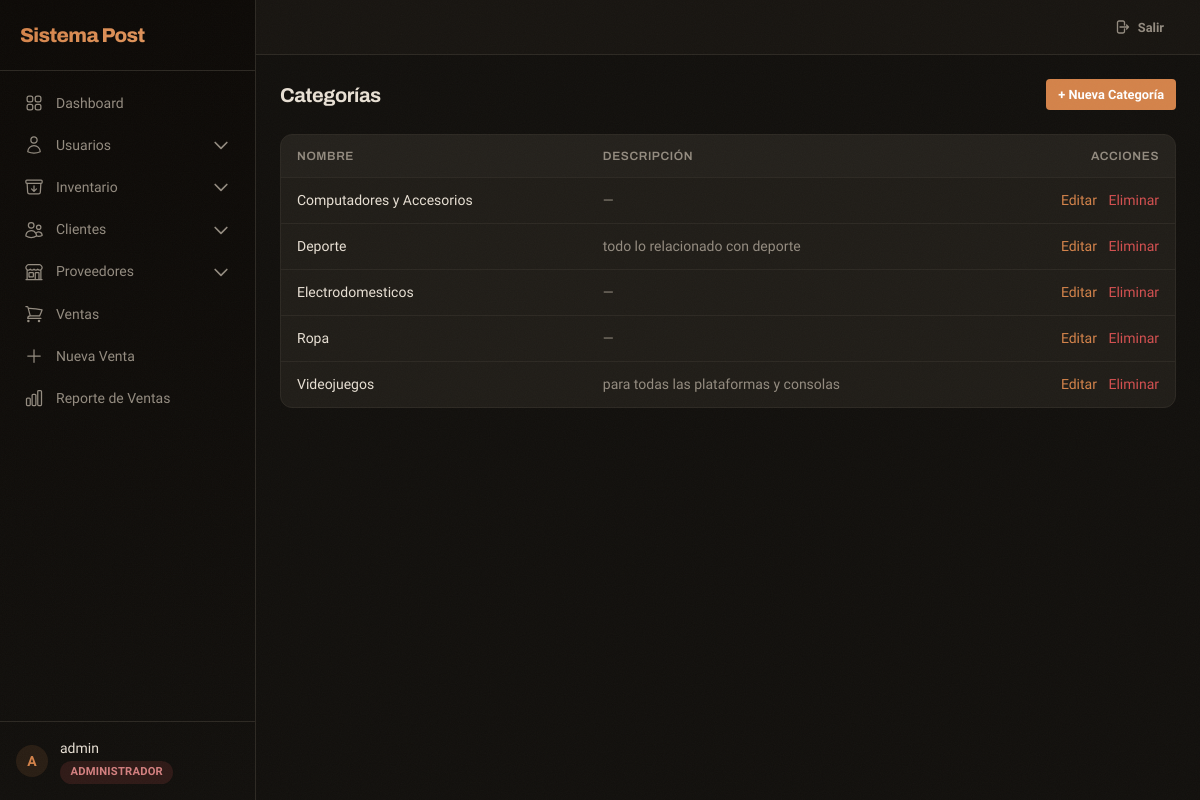
The app's page /inventory/categories/ (signed in) with its own data.
### apps/accounts/models.py (models this page shows, shortened)
class User(AbstractUser):
    class Role(models.TextChoices):
        ADMIN = 'admin', 'Administrador'
        SUPERVISOR = 'supervisor', 'Supervisor'
        USER = 'user', 'Usuario'
    role = models.CharField(
        max_length=20,
        choices=Role.choices,
        default=Role.USER,
        verbose_name='Rol'
    )
    phone = models.CharField(max_length=20, blank=True, verbose_name='Teléfono')
    class Meta:
        verbose_name = 'Usuario'
        verbose_name_plural = 'Usuarios'
    def is_admin(self):
        return self.role == self.Role.ADMIN or self.is_superuser
    def can_update(self):
        return self.role in [self.Role.ADMIN, self.Role.SUPERVISOR] or self.is_superuser

### apps/inventory/models.py (models this page shows, shortened)
class Category(models.Model):
    name = models.CharField(max_length=100, unique=True, verbose_name='Nombre')
    description = models.TextField(blank=True, verbose_name='Descripción')
    class Meta:
        verbose_name = 'Categoría'
        verbose_name_plural = 'Categorías'
        ordering = ['name']

### apps/inventory/views.py (the view)
# urls.py: path('categories/', views.category_list, name='category_list'),
@login_required
def category_list(request):
    categories = Category.objects.all().order_by('name')
    paginator = Paginator(categories, 6)
    page = request.GET.get('page', 1)
    categories_page = paginator.get_page(page)
    return render(request, 'inventory/category_list.html', {'categories': categories_page, 'page_obj': categories_page})

### templates/inventory/category_list.html (shortened to what this page needs)
{% extends 'layouts/base.html' %}
{% block content %}
<div class="flex flex-col sm:flex-row justify-between items-start sm:items-center gap-4 mb-6 stagger">
    <h1 class="text-xl font-[var(--font-heading)] font-bold">Categorías</h1>
    {% if user.can_update %}
    <a href="{% url 'inventory:category_create' %}" class="btn btn-primary btn-sm">+ Nueva Categoría</a>
    {% endif %}
</div>
<div class="table-container stagger">
    <table>
        <thead>
            <tr>
                <th>Nombre</th>
                <th class="hidden md:table-cell">Descripción</th>
                <th class="text-right">Acciones</th>
            </tr>
        </thead>
        <tbody>
            {% for cat in categories %}
            <tr>
                <td class="font-medium">{{ cat.name }}</td>
                <td class="hidden md:table-cell text-[var(--text-secondary)]">{{ cat.description|truncatechars:80|default:'—' }}</td>
                <td class="text-right">
                    {% if user.can_update %}
                    <a href="{% url 'inventory:category_update' cat.pk %}" class="text-sm text-[var(--accent)] hover:underline mr-2">Editar</a>
                    <a href="{% url 'inventory:category_delete' cat.pk %}" class="text-sm text-[var(--danger)] hover:underline">Eliminar</a>
                    {% endif %}
                </td>
            </tr>
            {% empty %}
            <tr><td colspan="3" class="empty-state">No hay categorías.</td></tr>
            {% endfor %}
        </tbody>
    </table>
</div>
{% endblock %}

### templates/layouts/base.html (shortened to what this page needs)
<!DOCTYPE html>
<html lang="es">
<head>
    <script src="https://cdn.tailwindcss.com"></script>
    <link rel="stylesheet" href="/static/css/app.css">
</head>
<body>
    <div x-data="{ sidebarOpen: false }" class="flex h-screen overflow-hidden">
        {% if user.is_authenticated %}
        <div :class="{'translate-x-0': sidebarOpen, '-translate-x-full': !sidebarOpen}" class="sidebar fixed inset-y-0 left-0 z-30 w-64 transition-transform duration-300 ease-in-out lg:translate-x-0 lg:static lg:inset-auto lg:z-auto overflow-y-auto flex flex-col">
            <div class="flex items-center justify-between p-5 border-b border-[var(--border-color)]">
                <span class="sidebar-brand">Sistema Post</span>
            </div>
            <nav class="mt-3 px-3 space-y-0.5 flex-1 overflow-y-auto">
                <a href="{% url 'core:dashboard' %}" class="sidebar-link {% if request.resolver_match.url_name == 'dashboard' %}active{% endif %}">
                    Dashboard
                </a>
                {% if user.is_admin %}
                <div x-data="{ open: false }" class="space-y-0.5">
                    <button @click="open = !open" class="sidebar-link w-full text-left">
                        <svg viewBox="0 0 24 24" fill="none" stroke="currentColor" stroke-width="1.5"><path stroke-linecap="round" stroke-linejoin="round" d="M15.75 6a3.75 3.75 0 11-7.5 0 3.75 3.75 0 017.5 0zM4.501 20.118a7.5 7.5 0 0114.998 0A17.933 17.933 0 0112 21.75c-2.676 0-5.216-.584-7.499-1.632z"/></svg>
                        Usuarios
                        <svg :class="{'rotate-180': open}" class="w-3.5 h-3.5 ml-auto transition-transform" fill="none" stroke="currentColor" viewBox="0 0 24 24"><path stroke-linecap="round" stroke-linejoin="round" stroke-width="2" d="M19 9l-7 7-7-7"></path></svg>
                    </button>
                </div>
                {% endif %}
                <div x-data="{ open: false }" class="space-y-0.5">
                    <button @click="open = !open" class="sidebar-link w-full text-left">
                        Inventario
                        <svg :class="{'rotate-180': open}" class="w-3.5 h-3.5 ml-auto transition-transform" fill="none" stroke="currentColor" viewBox="0 0 24 24"><path stroke-linecap="round" stroke-linejoin="round" stroke-width="2" d="M19 9l-7 7-7-7"></path></svg>
                    </button>
                </div>
                <div x-data="{ open: false }" class="space-y-0.5">
                    <button @click="open = !open" class="sidebar-link w-full text-left">
                        Clientes
                        <svg :class="{'rotate-180': open}" class="w-3.5 h-3.5 ml-auto transition-transform" fill="none" stroke="currentColor" viewBox="0 0 24 24"><path stroke-linecap="round" stroke-linejoin="round" stroke-width="2" d="M19 9l-7 7-7-7"></path></svg>
                    </button>
                </div>
                <div x-data="{ open: false }" class="space-y-0.5">
                    <button @click="open = !open" class="sidebar-link w-full text-left">
                        Proveedores
                        <svg :class="{'rotate-180': open}" class="w-3.5 h-3.5 ml-auto transition-transform" fill="none" stroke="currentColor" viewBox="0 0 24 24"><path stroke-linecap="round" stroke-linejoin="round" stroke-width="2" d="M19 9l-7 7-7-7"></path></svg>
                    </button>
                </div>
                <a href="{% url 'sales:sale_list' %}" class="sidebar-link {% if 'sales' in request.resolver_match.view_name and 'sale_list' in request.resolver_match.url_name %}active{% endif %}">
                    Ventas
                </a>
                <a href="{% url 'sales:sale_new' %}" class="sidebar-link">
                    <svg viewBox="0 0 24 24" fill="none" stroke="currentColor" stroke-width="1.5"><path stroke-linecap="round" stroke-linejoin="round" d="M12 4.5v15m7.5-7.5h-15"/></svg>
                    Nueva Venta
                </a>
                <a href="{% url 'reports:view' %}" class="sidebar-link">
                    Reporte de Ventas
                </a>
            </nav>
            <div class="p-4 border-t border-[var(--border-color)]">
                <div class="flex items-center gap-3">
                    <div class="w-8 h-8 rounded-full bg-[var(--accent-light)] flex items-center justify-center text-[var(--accent)] font-bold text-sm font-[var(--font-heading)]">
                        {{ user.get_full_name|default:user.username|first|upper }}
                    </div>
                    <div class="flex-1 min-w-0">
                        <p class="text-sm font-medium text-[var(--text-primary)] truncate">{{ user.get_full_name|default:user.username }}</p>
                        <span class="badge
                            {% if user.role == 'admin' %}badge-red role-admin
                            {% elif user.role == 'supervisor' %}badge-amber
                            {% else %}badge-blue{% endif %}">
                            {{ user.get_role_display }}
                        </span>
                    </div>
                </div>
            </div>
        </div>
        {% endif %}
        <div class="flex-1 flex flex-col overflow-hidden">
            {% if user.is_authenticated %}
            <header class="header no-print px-4 lg:px-6 py-3 flex items-center justify-between lg:justify-end">
                <a href="{% url 'accounts:logout' %}" class="btn btn-ghost btn-sm">
                    <svg class="w-4 h-4" fill="none" stroke="currentColor" viewBox="0 0 24 24"><path stroke-linecap="round" stroke-linejoin="round" stroke-width="2" d="M15.75 9V5.25A2.25 2.25 0 0013.5 3h-6a2.25 2.25 0 00-2.25 2.25v13.5A2.25 2.25 0 007.5 21h6a2.25 2.25 0 002.25-2.25V15m3 0l3-3m0 0l-3-3m3 3H9"/></svg>
                    Salir
                </a>
            </header>
            {% endif %}
            <main class="flex-1 overflow-y-auto {% if user.is_authenticated %}p-4 md:p-6{% else %}flex items-center justify-center{% endif %}">
                <div class="max-w-7xl mx-auto">
                    {% block content %}{% endblock %}
                </div>
            </main>
        </div>
    </div>
</body>
</html>

### templates/components/pagination.html (shortened to what this page needs)
{% load currency_tags %}

### static/css/app.css (style rules this page uses)
:root { --bg-deep: #0d0a07; --bg-primary: #12100d; --bg-secondary: #1a1713; --bg-surface: #201d18; --bg-surface-hover: #28241f; --bg-elevated: #25221d; --border-color: #2d2923; --border-light: #3d3831; --text-primary: #e8e0d4; --text-secondary: #948c80; --text-muted: #6b655b; --accent: #d4834a; --accent-hover: #c4743e; --accent-light: rgba(212, 131, 74, 0.12); --accent-glow: rgba(212, 131, 74, 0.25); --warning: #d4a148; --warning-light: rgba(212, 161, 72, 0.12); --danger: #d45050; --danger-light: rgba(212, 80, 80, 0.12); --info: #5898d4; --info-light: rgba(88, 152, 212, 0.12); --purple: #a078d4; --purple-light: rgba(160, 120, 212, 0.12); --orange: #d48a48; --orange-light: rgba(212, 138, 72, 0.12); --radius-sm: 4px; --radius-md: 8px; --radius-lg: 12px; --radius-xl: 16px; --shadow-card: 0 1px 3px rgba(0,0,0,0.4), 0 1px 2px rgba(0,0,0,0.3); --shadow-elevated: 0 4px 12px rgba(0,0,0,0.5), 0 8px 24px rgba(0,0,0,0.3); --shadow-glow: 0 0 16px rgba(212, 131, 74, 0.15); --font-body: 'Sora', system-ui, sans-serif; --font-heading: 'Archivo', system-ui, sans-serif; --font-mono: 'DM Mono', monospace; --transition: 200ms cubic-bezier(0.4, 0, 0.2, 1); }
body::before { content: ''; position: fixed; inset: 0; z-index: 9999; pointer-events: none; opacity: 0.03; background-repeat: repeat; background-size: 256px 256px; }
* { box-sizing: border-box; }
html { scroll-behavior: smooth; }
body { font-family: var(--font-body); background: var(--bg-primary); color: var(--text-primary); -webkit-font-smoothing: antialiased; -moz-osx-font-smoothing: grayscale; }
h1, h2, h3, h4, h5, h6 { font-family: var(--font-heading); font-weight: 700; letter-spacing: -0.02em; }
.sidebar { background: linear-gradient(180deg, #0d0a07 0%, #12100d 100%); border-right: 1px solid var(--border-color); }
.sidebar-brand { font-family: var(--font-heading); font-weight: 800; font-size: 1.25rem; letter-spacing: -0.03em; background: linear-gradient(135deg, #d4834a, #e0955c); -webkit-background-clip: text; -webkit-text-fill-color: transparent; background-clip: text; }
.sidebar-link { display: flex; align-items: center; gap: 0.75rem; padding: 0.6rem 0.75rem; border-radius: var(--radius-sm); color: var(--text-secondary); font-size: 0.875rem; font-weight: 500; transition: all var(--transition); text-decoration: none; }
.sidebar-link svg { width: 1.25rem; height: 1.25rem; flex-shrink: 0; }
.header { background: rgba(26, 23, 19, 0.85); backdrop-filter: blur(12px); -webkit-backdrop-filter: blur(12px); border-bottom: 1px solid var(--border-color); }
.table-container { border: 1px solid var(--border-color); border-radius: var(--radius-lg); overflow-x: auto; overflow-y: hidden; background: var(--bg-surface); -webkit-overflow-scrolling: touch; }
table { width: 100%; border-collapse: collapse; font-size: 0.875rem; }
thead { background: rgba(255, 255, 255, 0.02); border-bottom: 1px solid var(--border-color); }
th { padding: 0.75rem 1rem; text-align: left; font-weight: 600; color: var(--text-secondary); font-size: 0.75rem; text-transform: uppercase; letter-spacing: 0.05em; font-family: var(--font-heading); }
td { padding: 0.75rem 1rem; border-bottom: 1px solid var(--border-color); }
tbody tr:last-child td { border-bottom: none; }
tbody tr { transition: background var(--transition); }
.btn { display: inline-flex; align-items: center; gap: 0.5rem; padding: 0.5rem 1rem; border-radius: var(--radius-sm); font-size: 0.875rem; font-weight: 600; transition: all var(--transition); cursor: pointer; border: none; text-decoration: none; font-family: var(--font-body); }
.btn-primary { background: var(--accent); color: #fff; }
.btn-ghost { background: transparent; color: var(--text-secondary); }
.btn-sm { padding: 0.35rem 0.75rem; font-size: 0.8rem; }
.badge { display: inline-flex; align-items: center; padding: 0.2rem 0.65rem; border-radius: 9999px; font-size: 0.7rem; font-weight: 600; letter-spacing: 0.02em; text-transform: uppercase; }
.badge-red { background: var(--danger-light); color: var(--danger); }
.role-admin { background: rgba(212, 80, 80, 0.15); color: #d48080; }
.stagger > * { animation: fadeInUp 0.4s ease-out both; }
.stagger > *:nth-child(1) { animation-delay: 0.02s; }
.stagger > *:nth-child(2) { animation-delay: 0.06s; }

### records on screen
User: get_full_name|first "A", get_full_name "admin", role "ADMINISTRADOR"
Category: name "Computadores y Accesorios", description "—"
Category: name "Deporte", description "todo lo relacionado con deporte"
Category: name "Electrodomesticos", description "—"
Category: name "Ropa", description "—"
Category: name "Videojuegos", description "para todas las plataformas y consolas"
